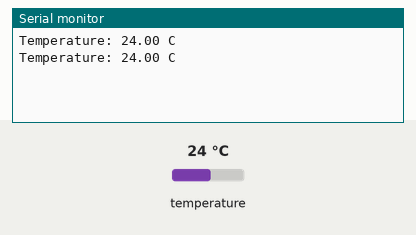
A sketch run on a simulated Arduino Uno, built with avr-gcc and run on an emulated ATmega328P. Parts: the last lines printed to the serial monitor. Inputs (shaded band) come from the test bench; at power-on: temperature 24 °C.

Above: at 2.8 s.
2.9 s: temperature set to 12 °C
At 4.5 s:
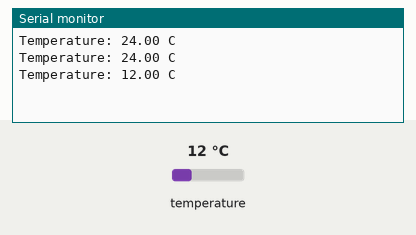
5.6 s: temperature set to 19 °C
At 7.3 s:
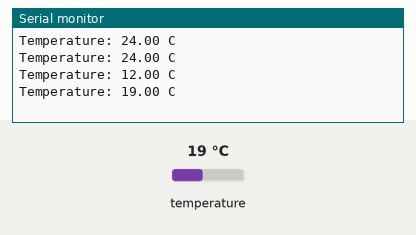
Timing chart, 0 to 8.8 s (numbered marks = the images above; inputs shaded):
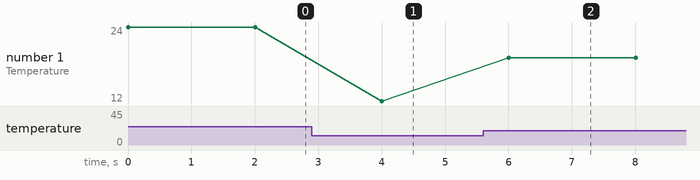

The sketch:

controller.ino
```cpp
// source : https://docs.arduino.cc/learn/communication/wire#:~:text=%7D-,I2C%20BMP280,-Qwiic%20BMP280%20module

#include <Wire.h>
#include <Adafruit_BMP280.h>

//Create an instance of the BMP280 sensor
Adafruit_BMP280 bmp;

void setup() {
  Serial.begin(9600);

  // Start the sensor, and verify that it was found
  if (!bmp.begin()) {
    Serial.println("Sensor not found");
    while (1){}
  }

}

void loop() {
  // Read the values
  float temperature = bmp.readTemperature();

  // Print to the Serial Monitor
  Serial.print("Temperature: ");
  Serial.print(temperature);
  Serial.println(" C");

  Serial.println();
  delay(2000);
}
```

Measured:
- after the input at 2.9 s, the serial monitor: prints a new line after 1.1 s (image 1)
- after the input at 5.6 s, the serial monitor: prints a new line after 0.41 s (image 2)
- plotted number 1: 24 → 12 after the input at 2.9 s, 12 → 19 after the input at 5.6 s
